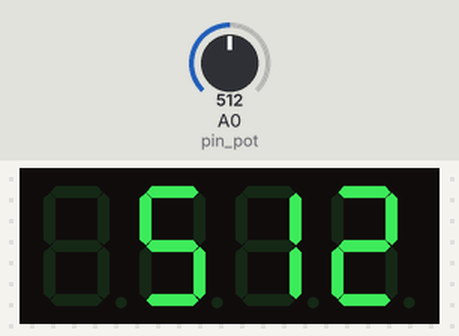
This sketch was run on a simulated Arduino Uno, built with avr-gcc and run on an emulated ATmega328P. On the bench: 4-digit seven-segment display. Inputs (shaded band) come from the test bench; at power-on: A0 (pin_pot) = 512.

Above: at 1.8 s.
1.9 s: A0 (pin_pot) set to 716
At 3.2 s:
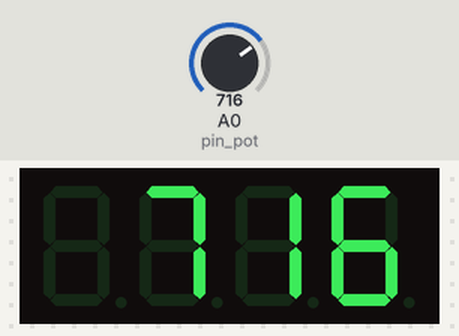
3.5 s: A0 (pin_pot) set to 900
At 5.3 s:
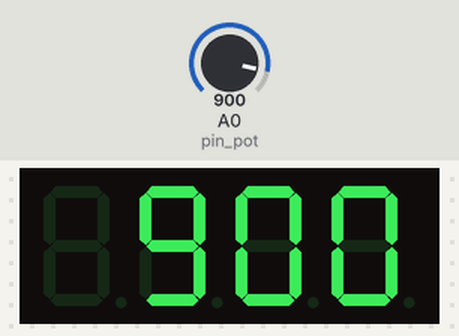
5.6 s: A0 (pin_pot) set to 1023
At 7.2 s:
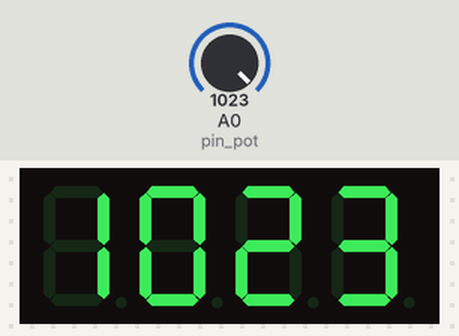
Timing chart, 0 to 8.7 s (numbered marks = the images above; inputs shaded):
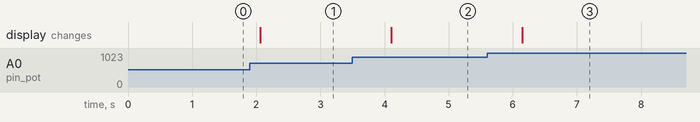

Measured:
- after the input at 1.9 s, the display: changes after 0.16 s (image 1)
- after the input at 3.5 s, the display: changes after 0.61 s (image 2)
- after the input at 5.6 s, the display: changes after 0.55 s (image 3)

The sketch:

displayTM1637.ino
```cpp
#include <Arduino.h>
#include <TM1637Display.h>
//Pinos de controle do modulo
#define CLK 4
#define DIO 5
#define pin_pot A0
//Inicializa o display
TM1637Display display(CLK, DIO);
int valor;
void setup()
{
pinMode(A0, INPUT);
}
void loop()
{
//Define o brilho do display em f, ou seja 15.
display.setBrightness(0x0f);
//Le o valor do potenciometro
valor = analogRead(pin_pot);
//Mostra o valor no display
display.showNumberDec(valor, false);
delay(1000);
}
```
